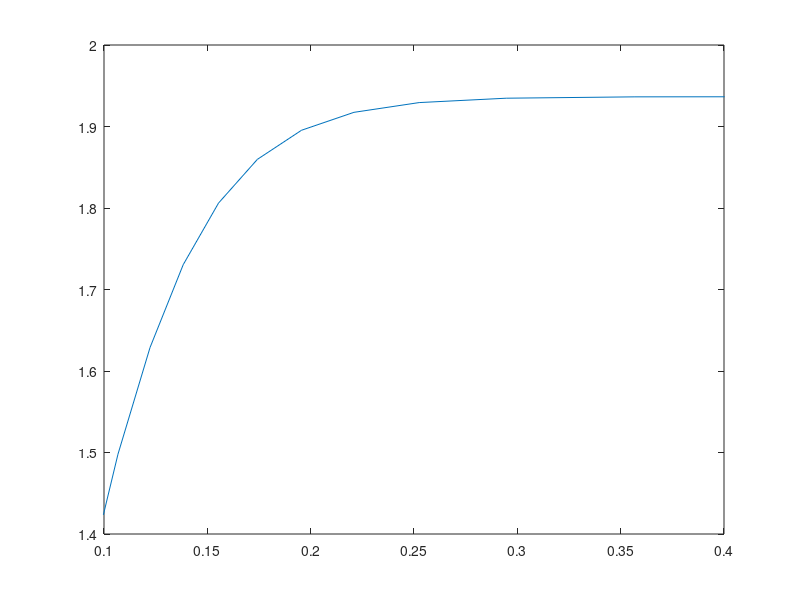

Write the MATLAB code that produced this figure.
f1 = @(t,y) [0.5*y(2)^4-y(1); 2*y(1)-y(2)^4];
tspan = [0 1.4];
I0 = [8, 0.001];
[t,y] = ode23s(f1, tspan, I0);
plot(t, y);
legend('I', 'T');
plot(t, y(:,2));
axis([0.1,0.4,1.4,2]);
y(end,1)-0.5*y(end,2)^4
%[I T] = dsolve('DI==T^4/2-I', 'DT==2*I-T^4', 'I(0)==8', 'T(0)==0.001')

